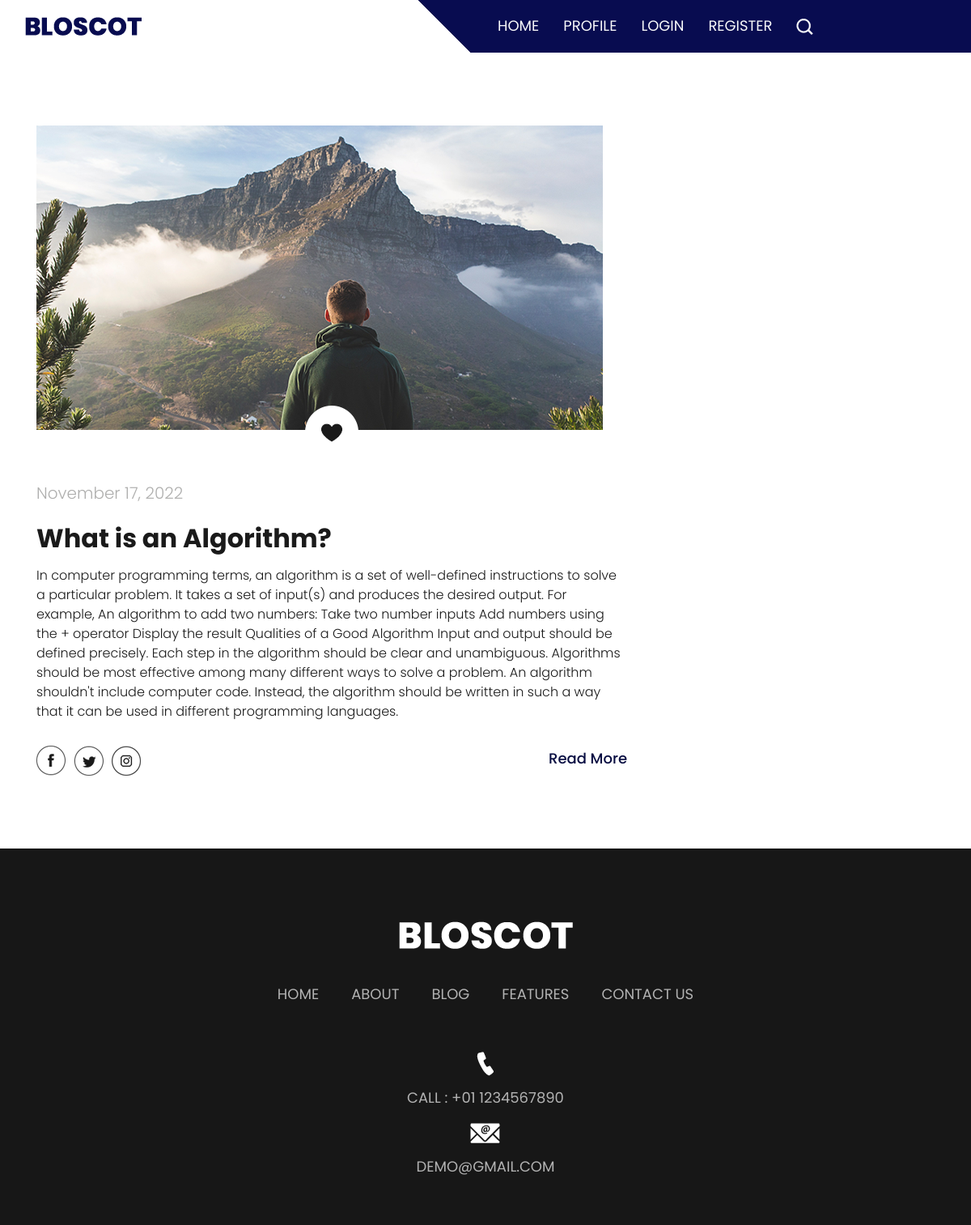
Screenshot of /post/12/ with the database file from the repository.
### blog/models.py (models this page shows, shortened)
class Post(models.Model):
    title = models.CharField(max_length=100)
    context = models.TextField()
    date = models.DateTimeField(default=timezone.now)
    author = models.ForeignKey(User, on_delete=models.CASCADE)

### users/models.py (models this page shows, shortened)
class Profile(models.Model):
    user = models.OneToOneField(User, on_delete=models.CASCADE)
    image = models.ImageField(default="default.jpg", upload_to="profile_pics")

### blog/views.py (the view)
# urls.py: path("post/<int:pk>/", PostDetailView.as_view(), name="post-detail"),
class PostDetailView(DetailView):
    model = Post

### templates/blog/post_detail.html (shortened to what this page needs)
{% extends "blog/base.html" %}
{% load static %}
{% block content %}
<div class="about_section layout_padding">
    <div class="container">
        <div class="row">
            <div class="col-lg-8 col-sm-12">
                <div class="about_img"><img src="{{ object.author.profile.image.url }}"></div>
                <div class="like_icon"><img src="{% static 'images/like-icon.png' %}"></div>
                <p class="post_text">{{ object.date|date:"F d, Y" }}</p>
                <h2 class="most_text">{{ object.title }}</h2>
                <div>
                    <p class="lorem_text white_space">{{ object.context }}</p>
                </div>
                <div class="social_icon_main">
                    <div class="social_icon">
                        <ul>
                            <li><a href="#"><img src="{% static 'images/fb-icon.png' %}"></a></li>
                            <li><a href="#"><img src="{% static 'images/twitter-icon.png' %}"></a></li>
                            <li><a href="#"><img src="{% static 'images/instagram-icon.png' %}"></a></li>
                        </ul>
                    </div>
                    <div class="read_bt"><a href="#">Read More</a></div>
                </div>
            </div>
        </div>
    </div>
</div>
<div class="footer_section layout_padding margin_top_90">
    <div class="container">
        <div class="footer_logo"><a href="#"><img src="{% static 'images/footer-logo.png' %}"></a></div>
        <div class="footer_menu">
            <ul>
                <li><a href="#">Home</a></li>
                <li><a href="#">About</a></li>
                <li><a href="#">Blog</a></li>
                <li><a href="#">Features</a></li>
                <li><a href="#">contact us</a></li>
            </ul>
        </div>
        <div class="contact_menu">
            <ul>
                <li><a href="#"><img src="{% static 'images/call-icon.png' %}"></a></li>
                <li><a href="#">Call : +01 1234567890</a></li>
                <li><a href="#"><img src="{% static 'images/mail-icon.png' %}"></a></li>
                <li><a href="#">demo@gmail.com</a></li>
            </ul>
        </div>
    </div>
</div>
{% endblock content%}

### static/css/style.css (style rules this page uses)
* { box-sizing: border-box !important; transition: ease all 0.5s; }
html { scroll-behavior: smooth; }
body { color: #666666; font-size: 14px; font-family: Poppins; line-height: 1.80857; font-weight: normal; overflow-x: hidden; }
a { color: #1f1f1f; text-decoration: none !important; outline: none !important; -webkit-transition: all .3s ease-in-out; -moz-transition: all .3s ease-in-out; -ms-transition: all .3s ease-in-out; -o-transition: all .3s ease-in-out; transition: all .3s ease-in-out; }
h1, h2, h3, h4, h5, h6 { letter-spacing: 0; font-weight: normal; position: relative; padding: 0 0 10px 0; font-weight: normal; line-height: normal; color: #111111; margin: 0 }
h2 { font-size: 22px }
*, *::after, *::before { -webkit-box-sizing: border-box; -moz-box-sizing: border-box; box-sizing: border-box; }
ul, li, ol { margin: 0px; padding: 0px; list-style: none; }
p { margin: 20px; font-weight: 300; font-size: 15px; line-height: 24px; }
a { color: #222222; text-decoration: none; outline: none !important; }
a, .btn { text-decoration: none !important; outline: none !important; -webkit-transition: all .3s ease-in-out; -moz-transition: all .3s ease-in-out; -ms-transition: all .3s ease-in-out; -o-transition: all .3s ease-in-out; transition: all .3s ease-in-out; }
img { max-width: 100%; height: auto; }
.layout_padding { padding-top: 90px; padding-bottom: 0px; }
.about_section { width: 100%; float: left; padding-top: 90px; }
.about_img { width: 100%; float: left; }
.like_icon { width: 100%; float: left; text-align: center; position: relative; bottom: 30px; }
.post_text { width: 100%; float: left; font-size: 20px; color: #afafae; margin: 0px; }
.most_text { width: 100%; float: left; font-size: 32px; color: #1a1a1a; padding-top: 20px; font-weight: bold; }
.lorem_text { width: 100%; float: left; font-size: 16px; color: #1a1a1a; margin: 0px; }
.social_icon_main { width: 100%; display: flex; }
.social_icon { width: 100%; float: left; padding-top: 30px; }
.social_icon ul { margin: 0px; padding: 0px; }
.social_icon li { float: left; padding-right: 10px; }
.read_bt { width: 150px; float: right; text-align: right; padding-top: 30px; }
.read_bt a { font-size: 18px; color: #090e42; font-weight: 500; }
.footer_section { width: 100%; float: left; background-color: #171717; height: auto; padding-bottom: 50px; }
.footer_logo { width: 100%; float: left; text-align: center; }
.footer_menu { width: 100%; float: left; text-align: center; padding-top: 40px; }
.footer_menu ul { margin: 0px; padding: 0px; display: inline-block; text-align: center; }
.footer_menu li { float: left; font-size: 18px; color: #b3b3b3; padding: 0px 20px; text-transform: uppercase; }
.footer_menu li a { color: #b3b3b3; }
.contact_menu { width: 100%; float: left; text-align: center; padding-top: 40px; }
.contact_menu ul { margin: 0px; padding: 0px; display: inline-block; text-align: center; }
.contact_menu li { float: initial; font-size: 18px; color: #b3b3b3; padding: 5px 20px; text-transform: uppercase; text-align: center; }
.contact_menu li a { color: #b3b3b3; }
.margin_top_90 { margin-top: 90px; }

### templates/blog/post_detail.html (style rules this page uses)
.white_space { white-space: normal; }

### rows the page displays
Post: author.profile.image (picture), date "November 17, 2022", title "What is an Algorithm?", context "In computer programming terms, an algorithm is a set of well-defined instructions to solve a particular problem. It takes a set of input(s) and produces the desired output. For example, An algorithm to add two numbers: Take two number inputs Add numbers using the + operator Display the result Qualities of a Good Algorithm Input and output should be defined precisely. Each step in the algorithm should be clear and unambiguous. Algorithms should be most effective among many different ways to solve a problem. An algorithm shouldn't include computer code. Instead, the algorithm should be written in such a way that it can be used in different programming languages."
